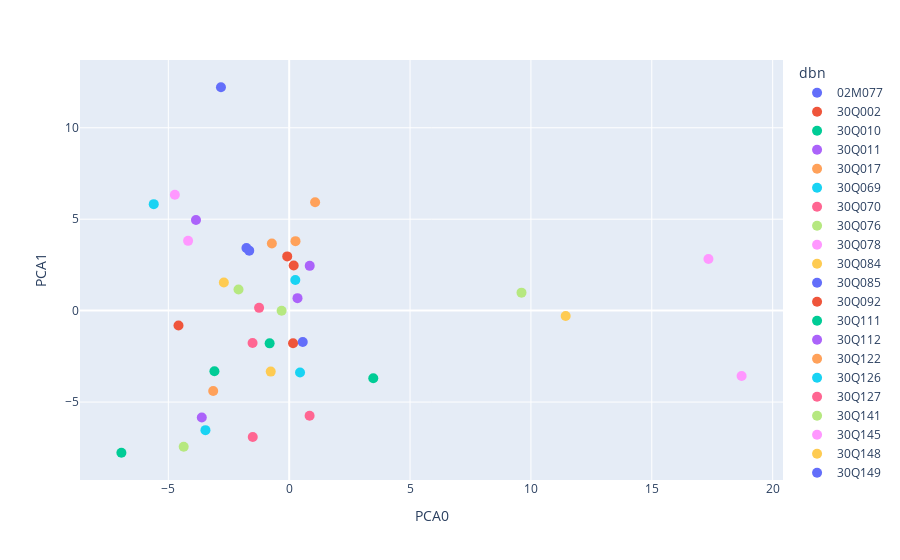

Notebook source saved alongside this figure:
### Code cell
# PCA plot with plotly 
fig = px.scatter(pca_df, x="PCA0", y="PCA1", 
                 color="dbn", hover_name="dbn")

fig.update_traces(marker_size=10)

fig.show()

### Figure 1 — Plotly figure (JSON) as saved in the notebook; plotly's stock layout.template omitted (floating-point values rounded to 4 significant figures)
{"data": [{"hovertemplate": "<b>%{hovertext}</b><br><br>dbn=02M077<br>PCA0=%{x}<br>PCA1=%{y}<extra></extra>", "hovertext": ["02M077"], "legendgroup": "02M077", "marker": {"color": "#636efa", "size": 10, "symbol": "circle"}, "mode": "markers", "name": "02M077", "orientation": "v", "showlegend": true, "type": "scatter", "x": [-2.823], "xaxis": "x", "y": [12.21], "yaxis": "y"}, {"hovertemplate": "<b>%{hovertext}</b><br><br>dbn=30Q002<br>PCA0=%{x}<br>PCA1=%{y}<extra></extra>", "hovertext": ["30Q002"], "legendgroup": "30Q002", "marker": {"color": "#EF553B", "size": 10, "symbol": "circle"}, "mode": "markers", "name": "30Q002", "orientation": "v", "showlegend": true, "type": "scatter", "x": [0.1861], "xaxis": "x", "y": [2.466], "yaxis": "y"}, {"hovertemplate": "<b>%{hovertext}</b><br><br>dbn=30Q010<br>PCA0=%{x}<br>PCA1=%{y}<extra></extra>", "hovertext": ["30Q010"], "legendgroup": "30Q010", "marker": {"color": "#00cc96", "size": 10, "symbol": "circle"}, "mode": "markers", "name": "30Q010", "orientation": "v", "showlegend": true, "type": "scatter", "x": [3.479], "xaxis": "x", "y": [-3.701], "yaxis": "y"}, {"hovertemplate": "<b>%{hovertext}</b><br><br>dbn=30Q011<br>PCA0=%{x}<br>PCA1=%{y}<extra></extra>", "hovertext": ["30Q011"], "legendgroup": "30Q011", "marker": {"color": "#ab63fa", "size": 10, "symbol": "circle"}, "mode": "markers", "name": "30Q011", "orientation": "v", "showlegend": true, "type": "scatter", "x": [0.3432], "xaxis": "x", "y": [0.6825], "yaxis": "y"}, {"hovertemplate": "<b>%{hovertext}</b><br><br>dbn=30Q017<br>PCA0=%{x}<br>PCA1=%{y}<extra></extra>", "hovertext": ["30Q017"], "legendgroup": "30Q017", "marker": {"color": "#FFA15A", "size": 10, "symbol": "circle"}, "mode": "markers", "name": "30Q017", "orientation": "v", "showlegend": true, "type": "scatter", "x": [-3.143], "xaxis": "x", "y": [-4.396], "yaxis": "y"}, {"hovertemplate": "<b>%{hovertext}</b><br><br>dbn=30Q069<br>PCA0=%{x}<br>PCA1=%{y}<extra></extra>", "hovertext": ["30Q069"], "legendgroup": "30Q069", "marker": {"color": "#19d3f3", "size": 10, "symbol": "circle"}, "mode": "markers", "name": "30Q069", "orientation": "v", "showlegend": true, "type": "scatter", "x": [0.2541], "xaxis": "x", "y": [1.672], "yaxis": "y"}, {"hovertemplate": "<b>%{hovertext}</b><br><br>dbn=30Q070<br>PCA0=%{x}<br>PCA1=%{y}<extra></extra>", "hovertext": ["30Q070"], "legendgroup": "30Q070", "marker": {"color": "#FF6692", "size": 10, "symbol": "circle"}, "mode": "markers", "name": "30Q070", "orientation": "v", "showlegend": true, "type": "scatter", "x": [-1.245], "xaxis": "x", "y": [0.1502], "yaxis": "y"}, {"hovertemplate": "<b>%{hovertext}</b><br><br>dbn=30Q076<br>PCA0=%{x}<br>PCA1=%{y}<extra></extra>", "hovertext": ["30Q076"], "legendgroup": "30Q076", "marker": {"color": "#B6E880", "size": 10, "symbol": "circle"}, "mode": "markers", "name": "30Q076", "orientation": "v", "showlegend": true, "type": "scatter", "x": [-4.364], "xaxis": "x", "y": [-7.446], "yaxis": "y"}, {"hovertemplate": "<b>%{hovertext}</b><br><br>dbn=30Q078<br>PCA0=%{x}<br>PCA1=%{y}<extra></extra>", "hovertext": ["30Q078"], "legendgroup": "30Q078", "marker": {"color": "#FF97FF", "size": 10, "symbol": "circle"}, "mode": "markers", "name": "30Q078", "orientation": "v", "showlegend": true, "type": "scatter", "x": [-4.182], "xaxis": "x", "y": [3.814], "yaxis": "y"}, {"hovertemplate": "<b>%{hovertext}</b><br><br>dbn=30Q084<br>PCA0=%{x}<br>PCA1=%{y}<extra></extra>", "hovertext": ["30Q084"], "legendgroup": "30Q084", "marker": {"color": "#FECB52", "size": 10, "symbol": "circle"}, "mode": "markers", "name": "30Q084", "orientation": "v", "showlegend": true, "type": "scatter", "x": [-2.703], "xaxis": "x", "y": [1.536], "yaxis": "y"}, {"hovertemplate": "<b>%{hovertext}</b><br><br>dbn=30Q085<br>PCA0=%{x}<br>PCA1=%{y}<extra></extra>", "hovertext": ["30Q085"], "legendgroup": "30Q085", "marker": {"color": "#636efa", "size": 10, "symbol": "circle"}, "mode": "markers", "name": "30Q085", "orientation": "v", "showlegend": true, "type": "scatter", "x": [-1.769], "xaxis": "x", "y": [3.421], "yaxis": "y"}, {"hovertemplate": "<b>%{hovertext}</b><br><br>dbn=30Q092<br>PCA0=%{x}<br>PCA1=%{y}<extra></extra>", "hovertext": ["30Q092"], "legendgroup": "30Q092", "marker": {"color": "#EF553B", "size": 10, "symbol": "circle"}, "mode": "markers", "name": "30Q092", "orientation": "v", "showlegend": true, "type": "scatter", "x": [0.1596], "xaxis": "x", "y": [-1.78], "yaxis": "y"}, {"hovertemplate": "<b>%{hovertext}</b><br><br>dbn=30Q111<br>PCA0=%{x}<br>PCA1=%{y}<extra></extra>", "hovertext": ["30Q111"], "legendgroup": "30Q111", "marker": {"color": "#00cc96", "size": 10, "symbol": "circle"}, "mode": "markers", "name": "30Q111", "orientation": "v", "showlegend": true, "type": "scatter", "x": [-6.941], "xaxis": "x", "y": [-7.772], "yaxis": "y"}, {"hovertemplate": "<b>%{hovertext}</b><br><br>dbn=30Q112<br>PCA0=%{x}<br>PCA1=%{y}<extra></extra>", "hovertext": ["30Q112"], "legendgroup": "30Q112", "marker": {"color": "#ab63fa", "size": 10, "symbol": "circle"}, "mode": "markers", "name": "30Q112", "orientation": "v", "showlegend": true, "type": "scatter", "x": [-3.615], "xaxis": "x", "y": [-5.842], "yaxis": "y"}, {"hovertemplate": "<b>%{hovertext}</b><br><br>dbn=30Q122<br>PCA0=%{x}<br>PCA1=%{y}<extra></extra>", "hovertext": ["30Q122"], "legendgroup": "30Q122", "marker": {"color": "#FFA15A", "size": 10, "symbol": "circle"}, "mode": "markers", "name": "30Q122", "orientation": "v", "showlegend": true, "type": "scatter", "x": [1.072], "xaxis": "x", "y": [5.93], "yaxis": "y"}, {"hovertemplate": "<b>%{hovertext}</b><br><br>dbn=30Q126<br>PCA0=%{x}<br>PCA1=%{y}<extra></extra>", "hovertext": ["30Q126"], "legendgroup": "30Q126", "marker": {"color": "#19d3f3", "size": 10, "symbol": "circle"}, "mode": "markers", "name": "30Q126", "orientation": "v", "showlegend": true, "type": "scatter", "x": [0.4486], "xaxis": "x", "y": [-3.381], "yaxis": "y"}, {"hovertemplate": "<b>%{hovertext}</b><br><br>dbn=30Q127<br>PCA0=%{x}<br>PCA1=%{y}<extra></extra>", "hovertext": ["30Q127"], "legendgroup": "30Q127", "marker": {"color": "#FF6692", "size": 10, "symbol": "circle"}, "mode": "markers", "name": "30Q127", "orientation": "v", "showlegend": true, "type": "scatter", "x": [0.8444], "xaxis": "x", "y": [-5.747], "yaxis": "y"}, {"hovertemplate": "<b>%{hovertext}</b><br><br>dbn=30Q141<br>PCA0=%{x}<br>PCA1=%{y}<extra></extra>", "hovertext": ["30Q141"], "legendgroup": "30Q141", "marker": {"color": "#B6E880", "size": 10, "symbol": "circle"}, "mode": "markers", "name": "30Q141", "orientation": "v", "showlegend": true, "type": "scatter", "x": [9.61], "xaxis": "x", "y": [0.9823], "yaxis": "y"}, {"hovertemplate": "<b>%{hovertext}</b><br><br>dbn=30Q145<br>PCA0=%{x}<br>PCA1=%{y}<extra></extra>", "hovertext": ["30Q145"], "legendgroup": "30Q145", "marker": {"color": "#FF97FF", "size": 10, "symbol": "circle"}, "mode": "markers", "name": "30Q145", "orientation": "v", "showlegend": true, "type": "scatter", "x": [18.72], "xaxis": "x", "y": [-3.571], "yaxis": "y"}, {"hovertemplate": "<b>%{hovertext}</b><br><br>dbn=30Q148<br>PCA0=%{x}<br>PCA1=%{y}<extra></extra>", "hovertext": ["30Q148"], "legendgroup": "30Q148", "marker": {"color": "#FECB52", "size": 10, "symbol": "circle"}, "mode": "markers", "name": "30Q148", "orientation": "v", "showlegend": true, "type": "scatter", "x": [-0.7633], "xaxis": "x", "y": [-3.335], "yaxis": "y"}, {"hovertemplate": "<b>%{hovertext}</b><br><br>dbn=30Q149<br>PCA0=%{x}<br>PCA1=%{y}<extra></extra>", "hovertext": ["30Q149"], "legendgroup": "30Q149", "marker": {"color": "#636efa", "size": 10, "symbol": "circle"}, "mode": "markers", "name": "30Q149", "orientation": "v", "showlegend": true, "type": "scatter", "x": [0.5614], "xaxis": "x", "y": [-1.72], "yaxis": "y"}, {"hovertemplate": "<b>%{hovertext}</b><br><br>dbn=30Q150<br>PCA0=%{x}<br>PCA1=%{y}<extra></extra>", "hovertext": ["30Q150"], "legendgroup": "30Q150", "marker": {"color": "#EF553B", "size": 10, "symbol": "circle"}, "mode": "markers", "name": "30Q150", "orientation": "v", "showlegend": true, "type": "scatter", "x": [-0.08132], "xaxis": "x", "y": [2.964], "yaxis": "y"}, {"hovertemplate": "<b>%{hovertext}</b><br><br>dbn=30Q151<br>PCA0=%{x}<br>PCA1=%{y}<extra></extra>", "hovertext": ["30Q151"], "legendgroup": "30Q151", "marker": {"color": "#00cc96", "size": 10, "symbol": "circle"}, "mode": "markers", "name": "30Q151", "orientation": "v", "showlegend": true, "type": "scatter", "x": [-3.093], "xaxis": "x", "y": [-3.315], "yaxis": "y"}, {"hovertemplate": "<b>%{hovertext}</b><br><br>dbn=30Q152<br>PCA0=%{x}<br>PCA1=%{y}<extra></extra>", "hovertext": ["30Q152"], "legendgroup": "30Q152", "marker": {"color": "#ab63fa", "size": 10, "symbol": "circle"}, "mode": "markers", "name": "30Q152", "orientation": "v", "showlegend": true, "type": "scatter", "x": [0.8499], "xaxis": "x", "y": [2.447], "yaxis": "y"}, {"hovertemplate": "<b>%{hovertext}</b><br><br>dbn=30Q166<br>PCA0=%{x}<br>PCA1=%{y}<extra></extra>", "hovertext": ["30Q166"], "legendgroup": "30Q166", "marker": {"color": "#FFA15A", "size": 10, "symbol": "circle"}, "mode": "markers", "name": "30Q166", "orientation": "v", "showlegend": true, "type": "scatter", "x": [0.261], "xaxis": "x", "y": [3.798], "yaxis": "y"}, {"hovertemplate": "<b>%{hovertext}</b><br><br>dbn=30Q171<br>PCA0=%{x}<br>PCA1=%{y}<extra></extra>", "hovertext": ["30Q171"], "legendgroup": "30Q171", "marker": {"color": "#19d3f3", "size": 10, "symbol": "circle"}, "mode": "markers", "name": "30Q171", "orientation": "v", "showlegend": true, "type": "scatter", "x": [-3.465], "xaxis": "x", "y": [-6.536], "yaxis": "y"}, {"hovertemplate": "<b>%{hovertext}</b><br><br>dbn=30Q204<br>PCA0=%{x}<br>PCA1=%{y}<extra></extra>", "hovertext": ["30Q204"], "legendgroup": "30Q204", "marker": {"color": "#FF6692", "size": 10, "symbol": "circle"}, "mode": "markers", "name": "30Q204", "orientation": "v", "showlegend": true, "type": "scatter", "x": [-1.508], "xaxis": "x", "y": [-6.909], "yaxis": "y"}, {"hovertemplate": "<b>%{hovertext}</b><br><br>dbn=30Q212<br>PCA0=%{x}<br>PCA1=%{y}<extra></extra>", "hovertext": ["30Q212"], "legendgroup": "30Q212", "marker": {"color": "#B6E880", "size": 10, "symbol": "circle"}, "mode": "markers", "name": "30Q212", "orientation": "v", "showlegend": true, "type": "scatter", "x": [-0.3131], "xaxis": "x", "y": [-0.00377], "yaxis": "y"}, {"hovertemplate": "<b>%{hovertext}</b><br><br>dbn=30Q227<br>PCA0=%{x}<br>PCA1=%{y}<extra></extra>", "hovertext": ["30Q227"], "legendgroup": "30Q227", "marker": {"color": "#FF97FF", "size": 10, "symbol": "circle"}, "mode": "markers", "name": "30Q227", "orientation": "v", "showlegend": true, "type": "scatter", "x": [17.34], "xaxis": "x", "y": [2.819], "yaxis": "y"}, {"hovertemplate": "<b>%{hovertext}</b><br><br>dbn=30Q230<br>PCA0=%{x}<br>PCA1=%{y}<extra></extra>", "hovertext": ["30Q230"], "legendgroup": "30Q230", "marker": {"color": "#FECB52", "size": 10, "symbol": "circle"}, "mode": "markers", "name": "30Q230", "orientation": "v", "showlegend": true, "type": "scatter", "x": [11.44], "xaxis": "x", "y": [-0.2972], "yaxis": "y"}, {"hovertemplate": "<b>%{hovertext}</b><br><br>dbn=30Q234<br>PCA0=%{x}<br>PCA1=%{y}<extra></extra>", "hovertext": ["30Q234"], "legendgroup": "30Q234", "marker": {"color": "#636efa", "size": 10, "symbol": "circle"}, "mode": "markers", "name": "30Q234", "orientation": "v", "showlegend": true, "type": "scatter", "x": [-1.653], "xaxis": "x", "y": [3.281], "yaxis": "y"}, {"hovertemplate": "<b>%{hovertext}</b><br><br>dbn=30Q235<br>PCA0=%{x}<br>PCA1=%{y}<extra></extra>", "hovertext": ["30Q235"], "legendgroup": "30Q235", "marker": {"color": "#EF553B", "size": 10, "symbol": "circle"}, "mode": "markers", "name": "30Q235", "orientation": "v", "showlegend": true, "type": "scatter", "x": [-4.579], "xaxis": "x", "y": [-0.8144], "yaxis": "y"}, {"hovertemplate": "<b>%{hovertext}</b><br><br>dbn=30Q280<br>PCA0=%{x}<br>PCA1=%{y}<extra></extra>", "hovertext": ["30Q280"], "legendgroup": "30Q280", "marker": {"color": "#00cc96", "size": 10, "symbol": "circle"}, "mode": "markers", "name": "30Q280", "orientation": "v", "showlegend": true, "type": "scatter", "x": [-0.8091], "xaxis": "x", "y": [-1.789], "yaxis": "y"}, {"hovertemplate": "<b>%{hovertext}</b><br><br>dbn=30Q286<br>PCA0=%{x}<br>PCA1=%{y}<extra></extra>", "hovertext": ["30Q286"], "legendgroup": "30Q286", "marker": {"color": "#ab63fa", "size": 10, "symbol": "circle"}, "mode": "markers", "name": "30Q286", "orientation": "v", "showlegend": true, "type": "scatter", "x": [-3.856], "xaxis": "x", "y": [4.959], "yaxis": "y"}, {"hovertemplate": "<b>%{hovertext}</b><br><br>dbn=30Q291<br>PCA0=%{x}<br>PCA1=%{y}<extra></extra>", "hovertext": ["30Q291"], "legendgroup": "30Q291", "marker": {"color": "#FFA15A", "size": 10, "symbol": "circle"}, "mode": "markers", "name": "30Q291", "orientation": "v", "showlegend": true, "type": "scatter", "x": [-0.7164], "xaxis": "x", "y": [3.674], "yaxis": "y"}, {"hovertemplate": "<b>%{hovertext}</b><br><br>dbn=30Q300<br>PCA0=%{x}<br>PCA1=%{y}<extra></extra>", "hovertext": ["30Q300"], "legendgroup": "30Q300", "marker": {"color": "#19d3f3", "size": 10, "symbol": "circle"}, "mode": "markers", "name": "30Q300", "orientation": "v", "showlegend": true, "type": "scatter", "x": [-5.603], "xaxis": "x", "y": [5.822], "yaxis": "y"}, {"hovertemplate": "<b>%{hovertext}</b><br><br>dbn=30Q329<br>PCA0=%{x}<br>PCA1=%{y}<extra></extra>", "hovertext": ["30Q329"], "legendgroup": "30Q329", "marker": {"color": "#FF6692", "size": 10, "symbol": "circle"}, "mode": "markers", "name": "30Q329", "orientation": "v", "showlegend": true, "type": "scatter", "x": [-1.515], "xaxis": "x", "y": [-1.77], "yaxis": "y"}, {"hovertemplate": "<b>%{hovertext}</b><br><br>dbn=30Q361<br>PCA0=%{x}<br>PCA1=%{y}<extra></extra>", "hovertext": ["30Q361"], "legendgroup": "30Q361", "marker": {"color": "#B6E880", "size": 10, "symbol": "circle"}, "mode": "markers", "name": "30Q361", "orientation": "v", "showlegend": true, "type": "scatter", "x": [-2.097], "xaxis": "x", "y": [1.152], "yaxis": "y"}, {"hovertemplate": "<b>%{hovertext}</b><br><br>dbn=30Q580<br>PCA0=%{x}<br>PCA1=%{y}<extra></extra>", "hovertext": ["30Q580"], "legendgroup": "30Q580", "marker": {"color": "#FF97FF", "size": 10, "symbol": "circle"}, "mode": "markers", "name": "30Q580", "orientation": "v", "showlegend": true, "type": "scatter", "x": [-4.73], "xaxis": "x", "y": [6.34], "yaxis": "y"}], "layout": {"legend": {"title": {"text": "dbn"}, "tracegroupgap": 0}, "margin": {"t": 60}, "xaxis": {"anchor": "y", "domain": [0, 1], "title": {"text": "PCA0"}}, "yaxis": {"anchor": "x", "domain": [0, 1], "title": {"text": "PCA1"}}}}
